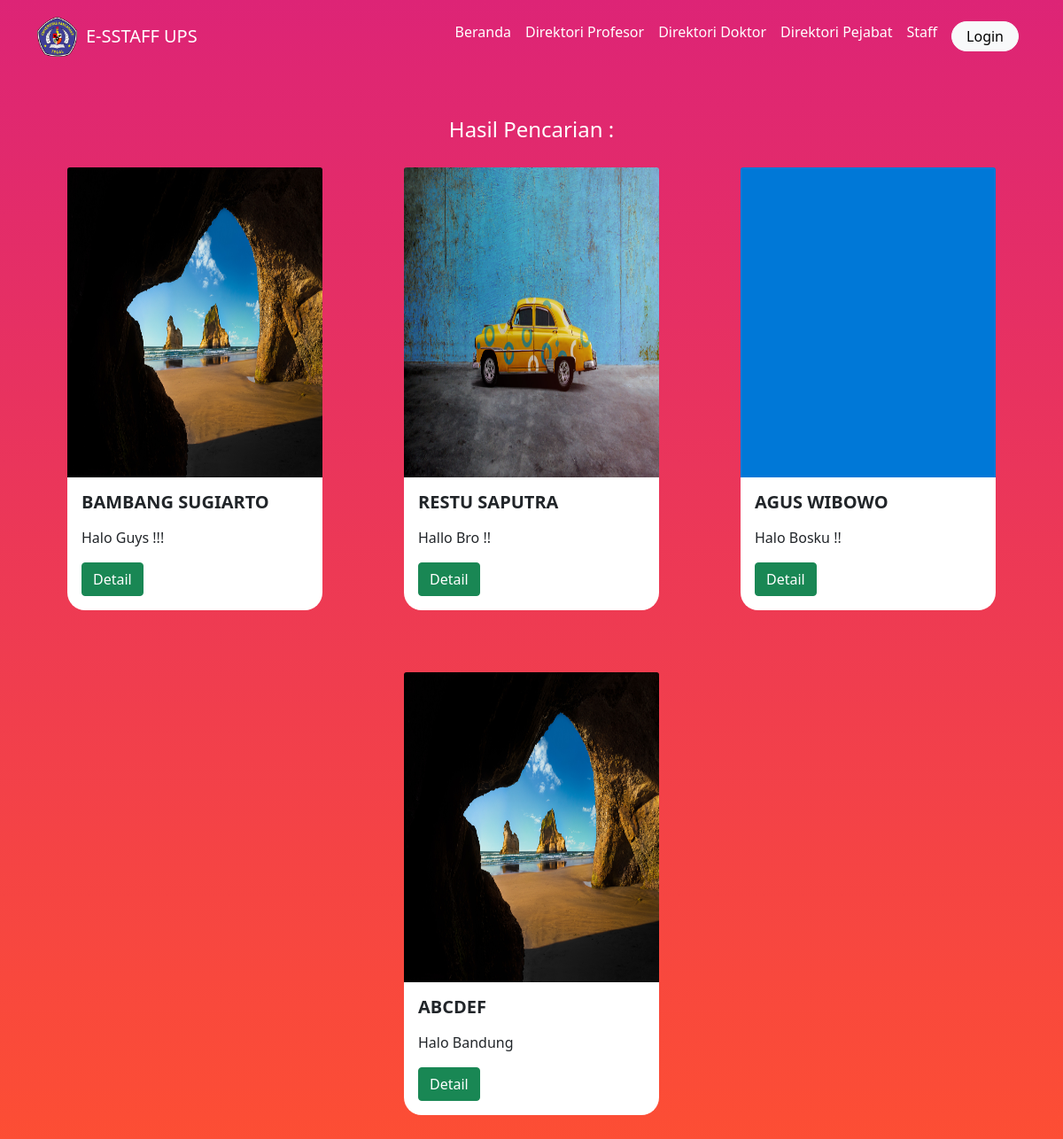
The page /pencarian.php on the database its author committed.
### tables this page shows
CREATE TABLE `tb_daftar` (
  `id` int(11) NOT NULL,
  `gelar_awal` varchar(55) NOT NULL,
  `gelar_akhir` varchar(55) NOT NULL,
  `nama` varchar(55) NOT NULL,
  `nipy` varchar(55) NOT NULL,
  `nidn` varchar(55) NOT NULL,
  `unitkerja` varchar(255) NOT NULL,
  `pekerjaan` varchar(150) NOT NULL,
  `email` varchar(150) NOT NULL,
  `jafung` varchar(55) NOT NULL,
  `pendidikan` varchar(50) NOT NULL,
  `jabatan` varchar(150) NOT NULL,
  `nohp` varchar(50) NOT NULL,
  `deskripsi` varchar(255) NOT NULL,
  `foto` varchar(255) NOT NULL
);

### src/pencarian.php (the view, shortened to what this page needs)
<?php
include 'koneksi.php';
$keyword = $_GET['keyword'];
$semuadata = array();
$ambil = $koneksi->query("SELECT * FROM tb_daftar WHERE nama LIKE '%$keyword%'");
while ($pecah = $ambil->fetch_assoc()) {
    $semuadata[] = $pecah;
}
?>
<!doctype html>
<html lang="en">
<head>
</head>
<body>
    <?php include "../src/navbar.php"; ?>
    <section class="main_daftar" style="background-image: linear-gradient(to bottom, #dd2476, #ff512f); background-size: cover; height: 100%; background-position: 50% 50%; width: 100%;">
        <div class="container py-5">
            <div class="row py-4 justify-content-center">
                <div class="garis"></div>
                <h4 class="text-white text-center" style=" text-transform: capitalize; margin-top: 50px; ">Hasil pencarian : <?= $keyword; ?></h4>
                <?php foreach ($semuadata as $key => $cari) : ?>
                    <div class="col-md-4 col-sm-12">
                        <div class="card" style=" margin: auto;
                            width: 18rem;
                            margin-top: 20px;
                            margin-bottom: 50px;
                            border: 0;
                            border-radius: 20px;">
                            <img src="../upload/<?= $cari['foto'] ?>" class="card-img-top" style=" width: 288px; height: 350px;">
                            <div class="card-body">
                                <h5 class="card-title">
                                    <p style="font-weight: 600; text-transform: uppercase;"><?= $cari['nama'] ?></p>
                                </h5>
                                <p class="card-text">
                                    <?= $cari['deskripsi'] ?> <br>
                                </p>
                                <a href="detail.php?id=<?= $cari['id']; ?>" class="btn btn-success">Detail</a>
                            </div>
                        </div>
                    </div>
                <?php endforeach ?>
            </div>
        </div>
    </section>
</body>
</html>

### css/style.css (style rules this page uses)
* { padding: 0; margin: 0; box-sizing: border-box; }
.garis { width: 70px; height: 10px; color: white; }

### rows shown on the page
tb_daftar: foto (picture), nama "BAMBANG SUGIARTO", deskripsi "Halo Guys !!!"
tb_daftar: foto (picture), nama "RESTU SAPUTRA", deskripsi "Hallo Bro !!"
tb_daftar: foto (picture), nama "AGUS WIBOWO", deskripsi "Halo Bosku !!"
tb_daftar: foto (picture), nama "ABCDEF", deskripsi "Halo Bandung"
